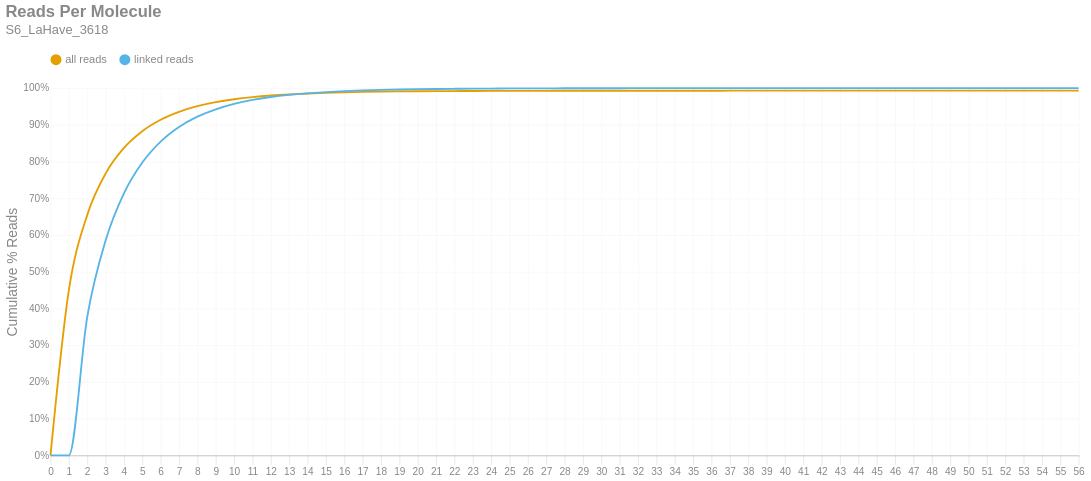

Notebook source saved alongside this figure:
### Markdown cell above
### Reads per Molecule
This chart shows the cumulative distribution of the number of reads per linked molecule. That is, how many alignments are associated with a unique molecule. This excludes the number of reads associated with invalid or absent linked-read barcodes. The `linked` histogram is the percentages recalculated when disregarding singletons.

### Code cell
if SKIPLR:
    print_html(f"Skipped")
else:
    counts = np.bincount(valids['reads'].cast(pl.Int64).to_numpy())
    weighted = counts * np.arange(len(counts))
    all_perc = weighted / n_reads
    linked_perc = weighted / n_linked_reads
    linked_perc[1] = 0
    binned_df = pl.DataFrame({
        'readsper': list(range(len(counts))),
        'all reads (cumsum)': np.cumsum(all_perc).tolist(),
        'linked reads (cumsum)': np.cumsum(linked_perc).tolist(),
    })

    with SafeRender(binned_df):
        (
            density_plot(binned_df, 'Reads Per Molecule', samplename, 'readspmol')
            .encode(
                x=alt.X('readsper:O', title=None).axis(labelAngle=0).scale(padding=0),
                y=alt.Y('value:Q', title='Cumulative % Reads').axis(format='%').stack(False),
                color=alt.Color("key:N").scale(domain=["all reads", "linked reads"]),
                tooltip=[
                    alt.Tooltip("key:N", title="Data Type"),
                    alt.Tooltip("readsper:O", title="Reads Per Molecule"),
                    alt.Tooltip("value:Q", format=".2%", title="% Reads (Cum.)")
                ]            
            )
        ).display()

### Figure 1 — Vega-Lite specification as saved in the notebook (floating-point values rounded to 4 significant figures)
{"width": "container", "height": 400, "config": {"title": {"anchor": "start", "dy": -15, "fontSize": 18, "color": "#888888", "subtitleColor": "#888888", "subtitleFontSize": 14}, "arc": {"fill": "#0072B2"}, "axis": {"domainColor": "#888888", "domainWidth": 0.5, "gridWidth": 0.2, "grid": false, "titleFontWeight": 400, "titleFontSize": 15, "labelFontSize": 11, "labelColor": "#888888", "tickColor": "#888888", "tickWidth": 0.2, "titleColor": "#888888"}, "axisBand": {"grid": false}, "axisX": {"grid": true, "tickSize": 10, "domainCap": "round"}, "axisY": {"domain": false, "grid": true, "tickSize": 0, "domainCap": "round"}, "background": "transparent", "header": {"labelFontSize": 15, "labelColor": "#888888", "titleFontSize": 15, "titleFontWeight": 600, "titleColor": "#888888"}, "legend": {"labelFont": "sans-serif", "labelFontSize": 12, "labelColor": "#888888", "symbolSize": 100, "symbolType": "circle", "titleFontSize": 12, "titlePadding": 10, "titleColor": "#888888", "title": null, "orient": "top"}, "range": {"category": ["#E69F00", "#56B4E9", "#009E73", "#F0E442", "#0072B2", "#D55E00", "#CC79A7", "#000000"], "diverging": ["#cfe8f3", "#a2d4ec", "#73bfe2", "#46abdb", "#1696d2", "#12719e"]}, "area": {"fill": "#0072B2", "fillOpacity": 0.7, "line": true, "strokeOpacity": 0.7}, "line": {"color": "#0072B2", "stroke": "#0072B2", "strokeWidth": 2}, "trail": {"color": "#0072B2", "stroke": "#0072B2", "strokeWidth": 0, "size": 1}, "point": {"filled": true, "fillOpacity": 1.0, "size": 95}, "text": {"color": "#888888", "fontSize": 11, "align": "right", "fontWeight": 400, "size": 11}, "bar": {"fill": "#0072B2", "stroke": null}, "view": {"stroke": null, "continuousWidth": 660, "continuousHeight": 400}}, "data": {"name": "data-af74ba6e59141258e0afe41da3c35587"}, "mark": {"type": "line", "interpolate": "monotone", "point": {"opacity": 0, "size": 275}}, "encoding": {"color": {"field": "key", "scale": {"domain": ["all reads", "linked reads"]}, "type": "nominal"}, "tooltip": [{"field": "key", "title": "Data Type", "type": "nominal"}, {"field": "readsper", "title": "Reads Per Molecule", "type": "ordinal"}, {"field": "value", "format": ".2%", "title": "% Reads (Cum.)", "type": "quantitative"}], "x": {"axis": {"labelAngle": 0}, "field": "readsper", "scale": {"padding": 0}, "title": null, "type": "ordinal"}, "y": {"axis": {"format": "%"}, "field": "value", "stack": false, "title": "Cumulative % Reads", "type": "quantitative"}}, "params": [{"name": "param_c36ac31b6afebe62", "select": {"type": "point", "fields": ["key"]}, "bind": "legend"}], "title": {"text": "Reads Per Molecule", "subtitle": "S6_LaHave_3618"}, "transform": [{"fold": ["all reads (cumsum)", "linked reads (cumsum)"]}, {"calculate": "replace(datum.key, ' (cumsum)', '')", "as": "key"}, {"filter": {"param": "param_c36ac31b6afebe62"}}], "usermeta": {"embedOptions": {"downloadFileName": "S6_LaHave_3618.readspmol"}}, "$schema": "https://vega.github.io/schema/vega-lite/v6.1.0.json", "datasets": {"data-af74ba6e59141258e0afe41da3c35587": [{"readsper": 0, "all reads (cumsum)": 0.0, "linked reads (cumsum)": 0.0}, {"readsper": 1, "all reads (cumsum)": 0.4496, "linked reads (cumsum)": 0.0}, {"readsper": 2, "all reads (cumsum)": 0.6542, "linked reads (cumsum)": 0.3765}, {"readsper": 3, "all reads (cumsum)": 0.7673, "linked reads (cumsum)": 0.5846}, {"readsper": 4, "all reads (cumsum)": 0.8371, "linked reads (cumsum)": 0.7132}, {"readsper": 5, "all reads (cumsum)": 0.8828, "linked reads (cumsum)": 0.7972}, {"readsper": 6, "all reads (cumsum)": 0.9139, "linked reads (cumsum)": 0.8544}, {"readsper": 7, "all reads (cumsum)": 0.9355, "linked reads (cumsum)": 0.8941}, {"readsper": 8, "all reads (cumsum)": 0.9508, "linked reads (cumsum)": 0.9222}, {"readsper": 9, "all reads (cumsum)": 0.9617, "linked reads (cumsum)": 0.9424}, {"readsper": 10, "all reads (cumsum)": 0.9697, "linked reads (cumsum)": 0.9571}, {"readsper": 11, "all reads (cumsum)": 0.9755, "linked reads (cumsum)": 0.9678}, {"readsper": 12, "all reads (cumsum)": 0.9798, "linked reads (cumsum)": 0.9758}, {"readsper": 13, "all reads (cumsum)": 0.983, "linked reads (cumsum)": 0.9816}, {"readsper": 14, "all reads (cumsum)": 0.9853, "linked reads (cumsum)": 0.9859}, {"readsper": 15, "all reads (cumsum)": 0.9872, "linked reads (cumsum)": 0.9893}, {"readsper": 16, "all reads (cumsum)": 0.9886, "linked reads (cumsum)": 0.9919}, {"readsper": 17, "all reads (cumsum)": 0.9896, "linked reads (cumsum)": 0.9938}, {"readsper": 18, "all reads (cumsum)": 0.9904, "linked reads (cumsum)": 0.9952}, {"readsper": 19, "all reads (cumsum)": 0.991, "linked reads (cumsum)": 0.9963}, {"readsper": 20, "all reads (cumsum)": 0.9914, "linked reads (cumsum)": 0.9971}, {"readsper": 21, "all reads (cumsum)": 0.9918, "linked reads (cumsum)": 0.9977}, {"readsper": 22, "all reads (cumsum)": 0.992, "linked reads (cumsum)": 0.9982}, {"readsper": 23, "all reads (cumsum)": 0.9923, "linked reads (cumsum)": 0.9986}, {"readsper": 24, "all reads (cumsum)": 0.9924, "linked reads (cumsum)": 0.9989}, {"readsper": 25, "all reads (cumsum)": 0.9925, "linked reads (cumsum)": 0.9991}, {"readsper": 26, "all reads (cumsum)": 0.9926, "linked reads (cumsum)": 0.9993}, {"readsper": 27, "all reads (cumsum)": 0.9927, "linked reads (cumsum)": 0.9995}, {"readsper": 28, "all reads (cumsum)": 0.9928, "linked reads (cumsum)": 0.9996}, {"readsper": 29, "all reads (cumsum)": 0.9928, "linked reads (cumsum)": 0.9997}, {"readsper": 30, "all reads (cumsum)": 0.9929, "linked reads (cumsum)": 0.9997}, {"readsper": 31, "all reads (cumsum)": 0.9929, "linked reads (cumsum)": 0.9998}, {"readsper": 32, "all reads (cumsum)": 0.9929, "linked reads (cumsum)": 0.9998}, {"readsper": 33, "all reads (cumsum)": 0.9929, "linked reads (cumsum)": 0.9998}, {"readsper": 34, "all reads (cumsum)": 0.993, "linked reads (cumsum)": 0.9999}, {"readsper": 35, "all reads (cumsum)": 0.993, "linked reads (cumsum)": 0.9999}, {"readsper": 36, "all reads (cumsum)": 0.993, "linked reads (cumsum)": 0.9999}, {"readsper": 37, "all reads (cumsum)": 0.993, "linked reads (cumsum)": 0.9999}, {"readsper": 38, "all reads (cumsum)": 0.993, "linked reads (cumsum)": 0.9999}, {"readsper": 39, "all reads (cumsum)": 0.993, "linked reads (cumsum)": 1.0}, {"readsper": 40, "all reads (cumsum)": 0.993, "linked reads (cumsum)": 1.0}, {"readsper": 41, "all reads (cumsum)": 0.993, "linked reads (cumsum)": 1.0}, {"readsper": 42, "all reads (cumsum)": 0.993, "linked reads (cumsum)": 1.0}, {"readsper": 43, "all reads (cumsum)": 0.993, "linked reads (cumsum)": 1.0}, {"readsper": 44, "all reads (cumsum)": 0.993, "linked reads (cumsum)": 1.0}, {"readsper": 45, "all reads (cumsum)": 0.993, "linked reads (cumsum)": 1.0}, {"readsper": 46, "all reads (cumsum)": 0.993, "linked reads (cumsum)": 1.0}, {"readsper": 47, "all reads (cumsum)": 0.993, "linked reads (cumsum)": 1.0}, {"readsper": 48, "all reads (cumsum)": 0.993, "linked reads (cumsum)": 1.0}, {"readsper": 49, "all reads (cumsum)": 0.993, "linked reads (cumsum)": 1.0}, {"readsper": 50, "all reads (cumsum)": 0.993, "linked reads (cumsum)": 1.0}, {"readsper": 51, "all reads (cumsum)": 0.993, "linked reads (cumsum)": 1.0}, {"readsper": 52, "all reads (cumsum)": 0.993, "linked reads (cumsum)": 1.0}, {"readsper": 53, "all reads (cumsum)": 0.993, "linked reads (cumsum)": 1.0}, {"readsper": 54, "all reads (cumsum)": 0.993, "linked reads (cumsum)": 1.0}, {"readsper": 55, "all reads (cumsum)": 0.993, "linked reads (cumsum)": 1.0}, {"readsper": 56, "all reads (cumsum)": 0.993, "linked reads (cumsum)": 1.0}]}}
